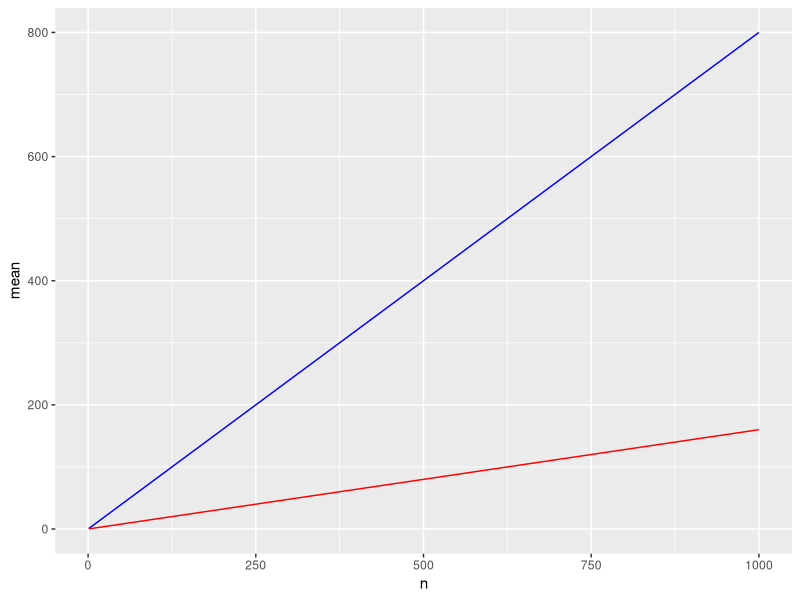
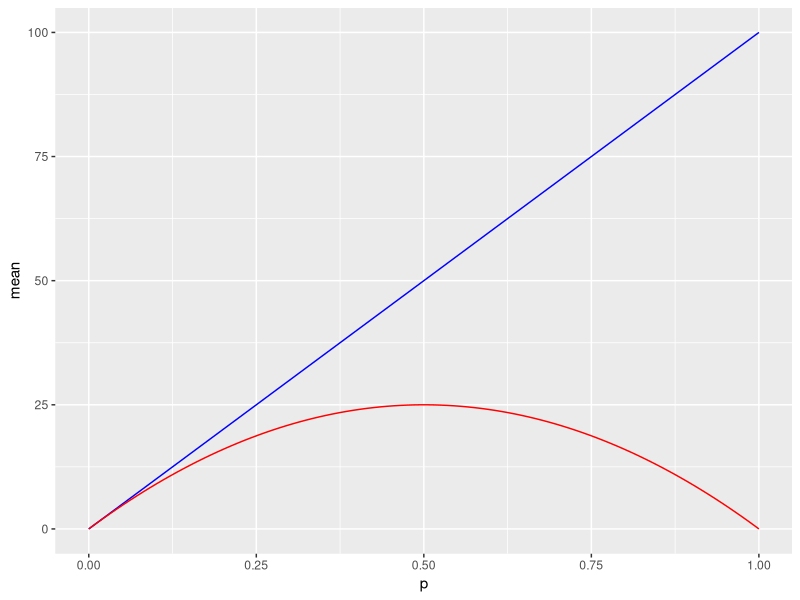
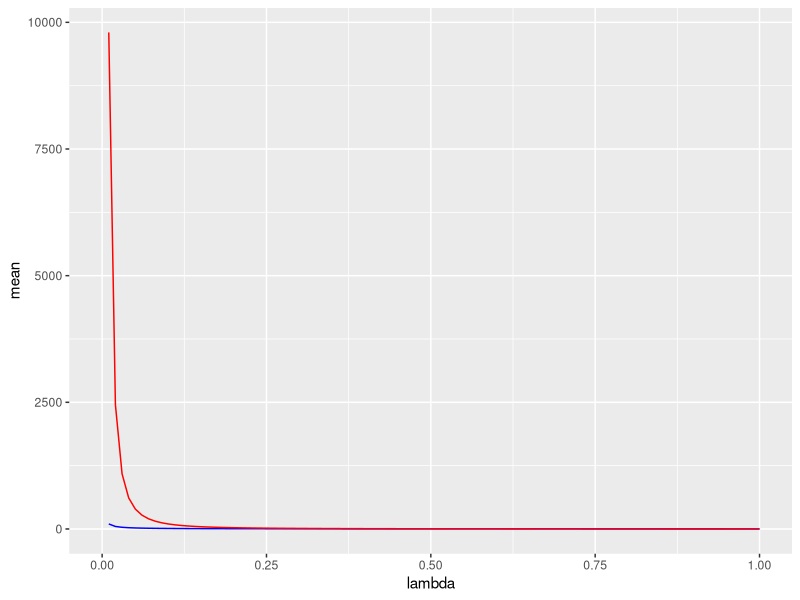

R code for these plots, in order:
## ---- chunk 1
library(tidyverse)
## ---- chunk 2
# Mean and standard deviation of X_n random variables
mean_Xn = 0
variance_Xn = 1/4

# Number of independent variables
n = 364

# Mean and sd of sum of independent variables
mean_CLT = n * mean_Xn
variance_CLT = n * variance_Xn
## ---- chunk 3
mean_Y365 = 100 + mean_CLT
## ---- chunk 4
p_100 = 1 - pnorm(100, mean = mean_Y365, sd = sqrt(variance_CLT))
p_110 = 1 - pnorm(110, mean = mean_Y365, sd = sqrt(variance_CLT))
p_120 = 1 - pnorm(120, mean = mean_Y365, sd = sqrt(variance_CLT))

cat(
  'P(Y_365 >= 100) = ',p_100,'\n',
  'P(Y_365 >= 110) = ',p_110,'\n',
  'P(Y_365 >= 120) = ',p_120,
  sep = ''
)
## ---- chunk 5
mgf <- expression( (q + p * exp(t))^n )
first_moment <- D(mgf, 't')
second_moment <- D(first_moment, 't')

print(first_moment)

print(second_moment)
## ---- chunk 6
expected_val_binom <- function(n,p,q,t) eval(first_moment)
variance_binom <- function(n,p,q,t) eval(second_moment) - eval(first_moment)^2

n = 100
p = 0.8
q = 1 - p

cat(
  'Expected Value: ',expected_val_binom(n,p,q,0),'\n',
  'Variance: ',variance_binom(n,p,q,0),
  sep = ''
)
## ---- chunk 7
cat(
  'Expected Value: ',n*p,'\n',
  'Variance: ',n*p*q,
  sep = ''
)
## ---- chunk 8
results <- data.frame()
p <- 0.8
q <- 1 - p

for (n in 1:1000) {
  mean <- expected_val_binom(n,p,q,0)
  variance <- variance_binom(n,p,q,0)
  result <- list(n = n, mean = mean, variance = variance)
  results <- rbind (results, result)
}

results %>%
  ggplot() +
  geom_line(aes(x = n, y = mean), color = 'blue') +
  geom_line(aes(x = n, y = variance), color = 'red')
## ---- chunk 9
results <- data.frame()
n = 100

for (p in seq(0, 1, length.out = 100)) {
  q <- 1 - p
  mean <- expected_val_binom(n,p,q,0)
  variance <- variance_binom(n,p,q,0)
  result <- list(p = p, mean = mean, variance = variance)
  results <- rbind (results, result)
}

results %>%
  ggplot() +
  geom_line(aes(x = p, y = mean), color = 'blue') +
  geom_line(aes(x = p, y = variance), color = 'red')
## ---- chunk 10
mgf <- expression( lambda / (lambda - t) ) # (1 - t * lambda^-1)^-1 )
first_moment <- D(mgf, 't')
second_moment <- D(first_moment, 't')

print(first_moment)

print(second_moment)
## ---- chunk 11
expected_val_expo <- function(lambda,t) eval(first_moment)
variance_expo <- function(lambda,t) eval(second_moment) - eval(first_moment)^2

lambda = 1/10

cat(
  'Expected Value: ',expected_val_expo(lambda,0),'\n',
  'Variance: ',variance_expo(lambda,0),
  sep = ''
)
## ---- chunk 12
cat(
  'Expected Value: ', 1 / lambda,'\n',
  'Variance: ', 1 / lambda^2,
  sep = ''
)
## ---- chunk 13
results <- data.frame()

for (lambda in seq(0, 1, length.out = 100)) {
  mean <- expected_val_expo(lambda,0)
  variance <- variance_expo(lambda,0)
  result <- list(lambda = lambda, mean = mean, variance = variance)
  results <- rbind (results, result)
}

results %>%
  ggplot() +
  geom_line(aes(x = lambda, y = mean), color = 'blue') +
  geom_line(aes(x = lambda, y = variance), color = 'red')
